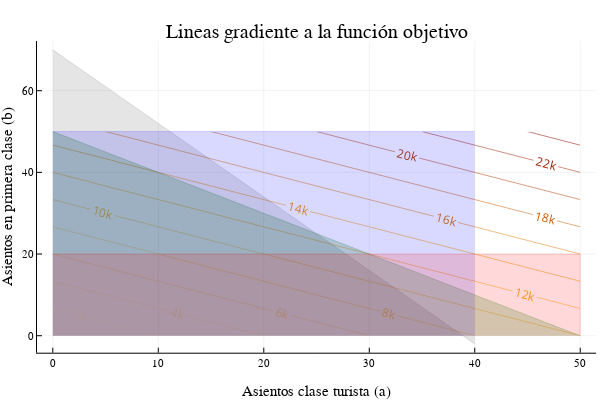

The cell this chart's notebook holds for it:
### Markdown cell above
#### Restricción adicional

Consideremos la siguiente restricción:

$$ 1.8a + b \leq 70 $$

### Code cell
contour(a,b,(a,b)->P(a,b),nlevels=20, c=:heat, linewidth=10, colorbar = false, contour_labels = true)
areaplot!(a, (50 .- a), legend=false, opacity=0.2, color=:green)
areaplot!(a[a.<=40], (70 .- 1.8*a[a.<=40]), legend=false, opacity=0.1, color=:black)

areaplot!(a[a.<=40], repeat([maximum(b)],length(a[a.<=40])), c=:blue, legend=false, opacity=0.15)
areaplot!([0, 50, 50], [20, 20, 0], c=:red, legend=false, opacity=0.15)



xaxis!("Asientos clase turista (a)")
yaxis!("Asientos en primera clase (b)")
title!("Lineas gradiente a la función objetivo")

### Figure 1 — Plotly figure (JSON) as saved in the notebook; plotly's stock layout.template omitted (floating-point values rounded to 4 significant figures)
{"data": [{"colorbar": {"title": ""}, "colorscale": [[0, "rgba(255, 255, 224, 1.000)"], [0.5, "rgba(255, 165, 0, 1.000)"], [1, "rgba(139, 0, 0, 1.000)"]], "contours": {"coloring": "lines", "showlabels": true}, "hoverinfo": "none", "name": "y1", "ncontours": 22, "showlegend": false, "showscale": false, "type": "contour", "x": [0, 5, 10, 15, 20, 25, 30, 35, 40, 45, 50], "xaxis": "x", "y": [0, 5, 10, 15, 20, 25, 30, 35, 40, 45, 50], "yaxis": "y", "z": [[0, 1000, 2000, 3000, 4000, 5000, 6000, 7000, 8000, 9000, 10000], [1500, 2500, 3500, 4500, 5500, 6500, 7500, 8500, 9500, 10500, 11500], [3000, 4000, 5000, 6000, 7000, 8000, 9000, 10000, 11000, 12000, 13000], [4500, 5500, 6500, 7500, 8500, 9500, 10500, 11500, 12500, 13500, 14500], [6000, 7000, 8000, 9000, 10000, 11000, 12000, 13000, 14000, 15000, 16000], [7500, 8500, 9500, 10500, 11500, 12500, 13500, 14500, 15500, 16500, 17500], [9000, 10000, 11000, 12000, 13000, 14000, 15000, 16000, 17000, 18000, 19000], [10500, 11500, 12500, 13500, 14500, 15500, 16500, 17500, 18500, 19500, 20500], [12000, 13000, 14000, 15000, 16000, 17000, 18000, 19000, 20000, 21000, 22000], [13500, 14500, 15500, 16500, 17500, 18500, 19500, 20500, 21500, 22500, 23500], [15000, 16000, 17000, 18000, 19000, 20000, 21000, 22000, 23000, 24000, 25000]], "zmax": 25000, "zmin": 0}, {"colorbar": {"title": ""}, "fill": "tozeroy", "fillcolor": "rgba(0, 128, 0, 0.200)", "legendgroup": "y2", "line": {"color": "rgba(0, 128, 0, 0.200)", "dash": "solid", "shape": "linear", "width": 1}, "mode": "lines", "name": "y2", "showlegend": true, "type": "scatter", "x": [0, 5, 10, 15, 20, 25, 30, 35, 40, 45, 50], "xaxis": "x", "y": [50, 45, 40, 35, 30, 25, 20, 15, 10, 5, 0], "yaxis": "y", "zmax": 25000, "zmin": 0}, {"colorbar": {"title": ""}, "fill": "tozeroy", "fillcolor": "rgba(0, 0, 0, 0.100)", "legendgroup": "y3", "line": {"color": "rgba(0, 0, 0, 0.100)", "dash": "solid", "shape": "linear", "width": 1}, "mode": "lines", "name": "y3", "showlegend": true, "type": "scatter", "x": [0, 5, 10, 15, 20, 25, 30, 35, 40], "xaxis": "x", "y": [70, 61, 52, 43, 34, 25, 16, 7, -2], "yaxis": "y", "zmax": 25000, "zmin": 0}, {"colorbar": {"title": ""}, "fill": "tozeroy", "fillcolor": "rgba(0, 0, 255, 0.150)", "legendgroup": "y4", "line": {"color": "rgba(0, 0, 255, 0.150)", "dash": "solid", "shape": "linear", "width": 1}, "mode": "lines", "name": "y4", "showlegend": true, "type": "scatter", "x": [0, 5, 10, 15, 20, 25, 30, 35, 40], "xaxis": "x", "y": [50, 50, 50, 50, 50, 50, 50, 50, 50], "yaxis": "y", "zmax": 25000, "zmin": 0}, {"colorbar": {"title": ""}, "fill": "tozeroy", "fillcolor": "rgba(255, 0, 0, 0.150)", "legendgroup": "y5", "line": {"color": "rgba(255, 0, 0, 0.150)", "dash": "solid", "shape": "linear", "width": 1}, "mode": "lines", "name": "y5", "showlegend": true, "type": "scatter", "x": [0, 50, 50], "xaxis": "x", "y": [20, 20, 0], "yaxis": "y", "zmax": 25000, "zmin": 0}], "layout": {"annotations": [{"font": {"color": "rgba(0, 0, 0, 1.000)", "family": "sans-serif", "size": 20}, "rotation": 0, "showarrow": false, "text": "Lineas gradiente a la función objetivo", "x": 0.5275, "xanchor": "center", "xref": "paper", "y": 1, "yanchor": "top", "yref": "paper"}], "height": 400, "margin": {"b": 20, "l": 0, "r": 0, "t": 20}, "paper_bgcolor": "rgba(255, 255, 255, 1.000)", "plot_bgcolor": "rgba(255, 255, 255, 1.000)", "showlegend": false, "width": 600, "xaxis": {"anchor": "y", "domain": [0.06165, 0.9934], "gridcolor": "rgba(0, 0, 0, 0.100)", "gridwidth": 0.5, "linecolor": "rgba(0, 0, 0, 1.000)", "mirror": false, "range": [-1.5, 51.5], "showgrid": true, "showline": true, "showticklabels": true, "tickangle": 0, "tickcolor": "rgb(0, 0, 0)", "tickfont": {"color": "rgba(0, 0, 0, 1.000)", "family": "sans-serif", "size": 11}, "tickmode": "array", "ticks": "inside", "ticktext": ["0", "10", "20", "30", "40", "50"], "tickvals": [0, 10, 20, 30, 40, 50], "title": "Asientos clase turista (a)", "titlefont": {"color": "rgba(0, 0, 0, 1.000)", "family": "sans-serif", "size": 15}, "type": "-", "visible": true, "zeroline": false, "zerolinecolor": "rgba(0, 0, 0, 1.000)"}, "yaxis": {"anchor": "x", "domain": [0.07581, 0.9415], "gridcolor": "rgba(0, 0, 0, 0.100)", "gridwidth": 0.5, "linecolor": "rgba(0, 0, 0, 1.000)", "mirror": false, "range": [-4.16, 72.16], "showgrid": true, "showline": true, "showticklabels": true, "tickangle": 0, "tickcolor": "rgb(0, 0, 0)", "tickfont": {"color": "rgba(0, 0, 0, 1.000)", "family": "sans-serif", "size": 11}, "tickmode": "array", "ticks": "inside", "ticktext": ["0", "20", "40", "60"], "tickvals": [0, 20, 40, 60], "title": "Asientos en primera clase (b)", "titlefont": {"color": "rgba(0, 0, 0, 1.000)", "family": "sans-serif", "size": 15}, "type": "-", "visible": true, "zeroline": false, "zerolinecolor": "rgba(0, 0, 0, 1.000)"}}}
